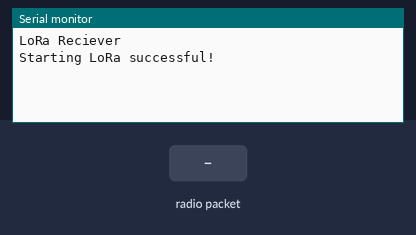
A sketch run on a simulated Arduino Uno, built with avr-gcc and run on an emulated ATmega328P. Parts: the last lines printed to the serial monitor. The inputs (shaded band) are chosen by the test bench. No radio packets arrive unless stated.

Above: at 1.2 s.
1.3 s: radio packet "," arrives
At 1.8 s:
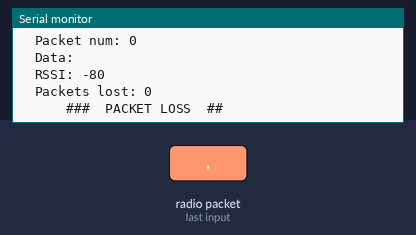
2.8 s: radio packet "5" arrives
At 4.2 s:
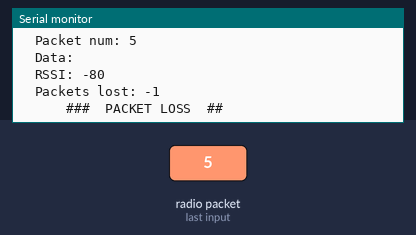

The sketch:

Base-station.ino
```cpp
#include <SPI.h>
#include <LoRa.h>

// Radio setup
#define RFM95_CS 15
#define RFM95_RST 5
#define RFM95_INT 4

// Change to 434.0 or other frequency, must match RX's freq!
#define RF95_FREQ 434.69

int recieved_packet_num;
int num_lost_packets;

void setup() {
  Serial.begin(115200);
  Serial.println("LoRa Reciever");
  LoRa.setPins(RFM95_CS, RFM95_RST, RFM95_INT);

  if (!LoRa.begin(434.69E6)) {
    Serial.println("Starting LoRa failed!");
    while (1);
  } else {
    Serial.println("Starting LoRa successful!");
  }
}

void loop() {
  // try to parse packet
  int packetSize = LoRa.parsePacket();
  if (packetSize) {
    // received a packet
    Serial.println("Received packet:");
    Serial.println();

    // read packet
    String packetNum = "";
    String packetData = "";
    bool commaEncountered = false;

    while (LoRa.available()) {
      char packetChar = (char)LoRa.read();

      if (packetChar == ',') {
        commaEncountered = true;
        continue;
      }

      if (commaEncountered) {
        packetData += packetChar;
      } else {
        packetNum += packetChar;
      }
    }

    int packetIndex = packetNum.toInt();

    Serial.print("\tPacket num: ");
    Serial.println(packetIndex);
    Serial.print("\tData: ");
    Serial.println(packetData);
    Serial.print("\tRSSI: ");
    Serial.println(LoRa.packetRssi());
    Serial.println();
    Serial.print("\tPackets lost: ");
    Serial.println(num_lost_packets);

    if (packetIndex != recieved_packet_num + 1) {
      Serial.println();
      Serial.println("\t\t\t###\tPACKET LOSS\t##");
      num_lost_packets += packetIndex - (recieved_packet_num + 1);
    }

    recieved_packet_num = packetIndex;

    Serial.println();
  }
}
```

Measured:
- after the input at 1.3 s, the serial monitor: prints a new line at once (image 1)
- after the input at 2.8 s, the serial monitor: prints a new line at once (image 2)
